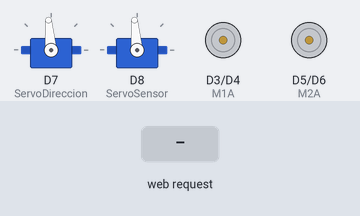
Recording of a sketch running on a simulated ESP8266 (NodeMCU). Parts: 2 × servo, motor-driver pin pairs drawn as motors (green arrow = first pin HIGH = forward, orange = second pin HIGH = backward, longer = more drive, scaled by the enable pin). The inputs (shaded band) are chosen by the test bench. WiFi joins after 1.5 s; servers stay silent unless stated; what the sketch prints to the serial monitor is not drawn.

Above: at 5.2 s.
5.3 s: HTTP request GET /MOV=ADE received
At 6.3 s:
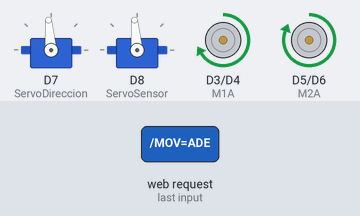
8.3 s: HTTP request GET /MOV=ATR received
At 9.5 s:
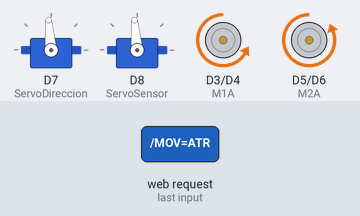
11.3 s: HTTP request GET /MOV=IZQ received
At 12.3 s:
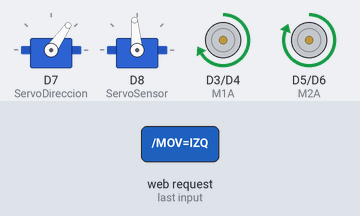
14.3 s: HTTP request GET /MOV=DER received
At 14.6 s:
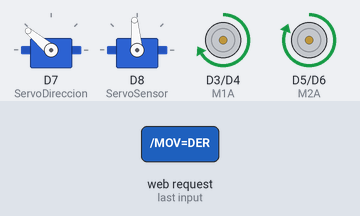
17.3 s: HTTP request GET /GIR=IZQ received
At 18.1 s:
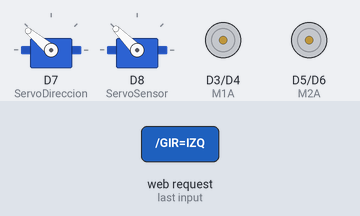
18.8 s: HTTP request GET /POS=REIN received
At 19.6 s:
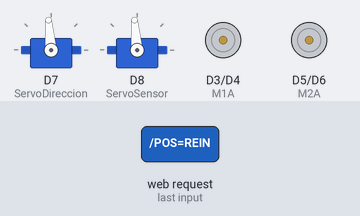
Timing chart, 0 to 21.3 s (numbered marks = the images above; inputs shaded):
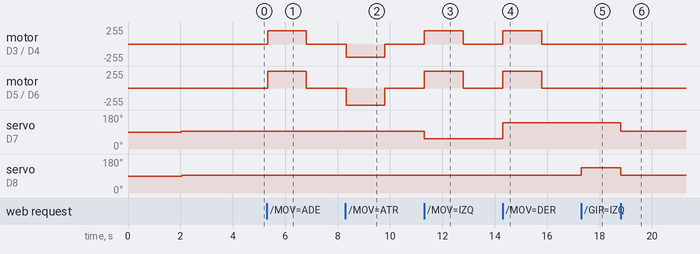

Measured:
- after the input at 5.3 s, motor on D3 (M1A) / D4 (M1B): stopped → forward 200/255 at once, → stopped 1.5 s later; motor on D5 (M2A) / D6 (M2B): stopped → forward 255/255 at once, → stopped 1.5 s later
- after the input at 8.3 s, motor on D3 (M1A) / D4 (M1B): stopped → backward 200/255 at once, → stopped 1.5 s later; motor on D5 (M2A) / D6 (M2B): stopped → backward 255/255 at once, → stopped 1.5 s later
- after the input at 11.3 s, motor on D3 (M1A) / D4 (M1B): stopped → forward 200/255 at once, → stopped 1.5 s later; motor on D5 (M2A) / D6 (M2B): stopped → forward 255/255 at once, → stopped 1.5 s later; servo on D7 (ServoDireccion): 95° → 55° at once
- after the input at 14.3 s, motor on D3 (M1A) / D4 (M1B): stopped → forward 200/255 at once, → stopped 1.5 s later; motor on D5 (M2A) / D6 (M2B): stopped → forward 255/255 at once, → stopped 1.5 s later; servo on D7 (ServoDireccion): 55° → 140° at once
- after the input at 17.3 s, servo on D8 (ServoSensor): 95° → 135° at once
- after the input at 18.8 s, servo on D7 (ServoDireccion): 140° → 95° at once; servo on D8 (ServoSensor): 135° → 95° at once

The sketch:

main.ino
```cpp
#include <ESP8266WiFi.h>
#include <ESP8266WiFiMulti.h>
#include "libraries/credentials.h"
#include <Servo.h>

// Defines para actuadores y sensores
#define Trigger D0
#define Echo D1
#define ENA D2
#define M1A D3
#define M1B D4
#define M2A D5
#define M2B D6
#define ServoDireccion D7
#define ServoSensor D8

//  Creación de objetos  //
ESP8266WiFiMulti WiFiMulti;
WiFiServer server(80);

Servo direccion;
Servo sensor;

//  Variables globales  //
String header;
unsigned int timeout = 2000;
unsigned int timeD = 300;
unsigned long lastTime;
uint8_t velocidad = 200;
uint16_t servoDirPos = 100;
uint16_t servoSenPos = 95;
unsigned long t;
uint8_t d;

//  Declaración de funciones  //
void initWiFiMulti();
void etapaControl();
void PosicionInicial();
void getDistance();

void setup(){
  Serial.begin(9600);

  //  Inicialización de sensores y actuadores  //
  direccion.attach(ServoDireccion, 500, 2400); // Calibración para ESP8266 [5,95,180]
  sensor.attach(ServoSensor, 500, 2400); // Calibración para ESP8266 [15,95,180]

  pinMode(Trigger, OUTPUT);
  pinMode(Echo, OUTPUT);
  pinMode(ENA, OUTPUT); // LM1117 - 3,3 [MAX: 7V]
  pinMode(M1A, OUTPUT);
  pinMode(M1B, OUTPUT);
  pinMode(M2A, OUTPUT);
  pinMode(M2B, OUTPUT);

  //  Inicialización de WiFiMulti  //
  //WiFiMulti.addAP(ssid_casa, pass_casa);
  WiFiMulti.addAP(ssid_telf, pass_telf);
  //WiFiMulti.addAP(ssid_utec, pass_utec);

  initWiFiMulti();

  //  Inicialización de WiFiServer  //
  server.begin();

  delay(500);
  Serial.end();

  PosicionInicial();

  delay(2000);
}

void loop(){
  WiFiClient client = server.available();

  if(client){
    lastTime = millis();

    String currentLine = "";

    while(client.connected() && (millis() - lastTime <= timeout)){
      if(client.available()){
        char c = client.read();
        header += c;

        if(c == '\n'){
          if(currentLine.length() == 0){
            client.println("HTTP/1.1 200 OK");
            client.println("Content-type:text/html");
            client.println("Connection: close");
            client.println();

            etapaControl();
          } else{
            currentLine = "";
          }
        } else if(c != '\r'){
          currentLine += c;
        }
      }
    }
    header = "";
  } else{
    if(millis() >= (lastTime + timeD)){
      digitalWrite(M1A, 0);
      digitalWrite(M1B, 0);
      digitalWrite(M2A, 0);
      digitalWrite(M2B, 0);
    }
  }
}

void initWiFiMulti(){
  WiFi.mode(WIFI_STA);

  while(WiFiMulti.run(timeout) != WL_CONNECTED){
    delay(500);
    Serial.print(".");
  }

  Serial.println("");
  Serial.println("Conectado a la red.");
  Serial.print("SSID de Red: "); Serial.println(WiFi.SSID());
  Serial.print("Dirección IP: "); Serial.println(WiFi.localIP());
}

void etapaControl(){
  if(header.indexOf("GET /MOV=ADE") >= 0){
    servoDirPos = 95;
    direccion.write(servoDirPos);
    delay(25);

    analogWrite(ENA, velocidad);
    digitalWrite(M1A, 1);
    digitalWrite(M1B, 0);
    digitalWrite(M2A, 1);
    digitalWrite(M2B, 0);

  } else if(header.indexOf("GET /MOV=ATR") >= 0){
    servoDirPos = 95;
    direccion.write(servoDirPos);
    delay(25);

    analogWrite(ENA, velocidad);
    digitalWrite(M1A, 0);
    digitalWrite(M1B, 1);
    digitalWrite(M2A, 0);
    digitalWrite(M2B, 1);

  } else if(header.indexOf("GET /MOV=IZQ") >= 0){
    analogWrite(ENA, velocidad);
    digitalWrite(M1A, 1);
    digitalWrite(M1B, 0);
    digitalWrite(M2A, 1);
    digitalWrite(M2B, 0);

    servoDirPos = 55;
    direccion.write(servoDirPos);

  } else if(header.indexOf("GET /MOV=DER") >= 0){
    analogWrite(ENA, velocidad);
    digitalWrite(M1A, 1);
    digitalWrite(M1B, 0);
    digitalWrite(M2A, 1);
    digitalWrite(M2B, 0);

    servoDirPos = 140;
    direccion.write(servoDirPos);

  } else if(header.indexOf("GET /GIR=IZQ") >= 0){
    servoSenPos += 40;
    sensor.write(servoSenPos);

  } else if(header.indexOf("GET /GIR=DER") >= 0){
    servoSenPos -= 40;
    sensor.write(servoSenPos);

  } else if(header.indexOf("GET /POS=REIN") >= 0){
    PosicionInicial();

  } else if(header.indexOf("GET /VEL=MAX") >= 0){
    velocidad = 200;
    timeD = 300;

  } else if(header.indexOf("GET /VEL=MED") >= 0){
    velocidad = 150;
    timeD = 800;

  } else if(header.indexOf("GET /VEL=MIN") >= 0){
    velocidad = 100;
    timeD = 1300;
  }
}

void PosicionInicial(){
  servoDirPos = 95;
  servoSenPos = 95;
  direccion.write(servoDirPos);
  delay(10);
  sensor.write(servoSenPos);
  delay(10);

  digitalWrite(M1A, 0);
  digitalWrite(M1B, 0);
  digitalWrite(M2A, 0);
  digitalWrite(M2B, 0);
}

void getDistance(){
  digitalWrite(Trigger, LOW);
  delayMicroseconds(2);
  digitalWrite(Trigger, HIGH);
  delayMicroseconds(10);  //Enviamos un pulso de 10us
  digitalWrite(Trigger, LOW);

  t = pulseIn(Echo, HIGH);  //obtenemos el ancho del pulso
  d = t / 58.4;             //escalamos el tiempo a una distancia en cm
}
```
